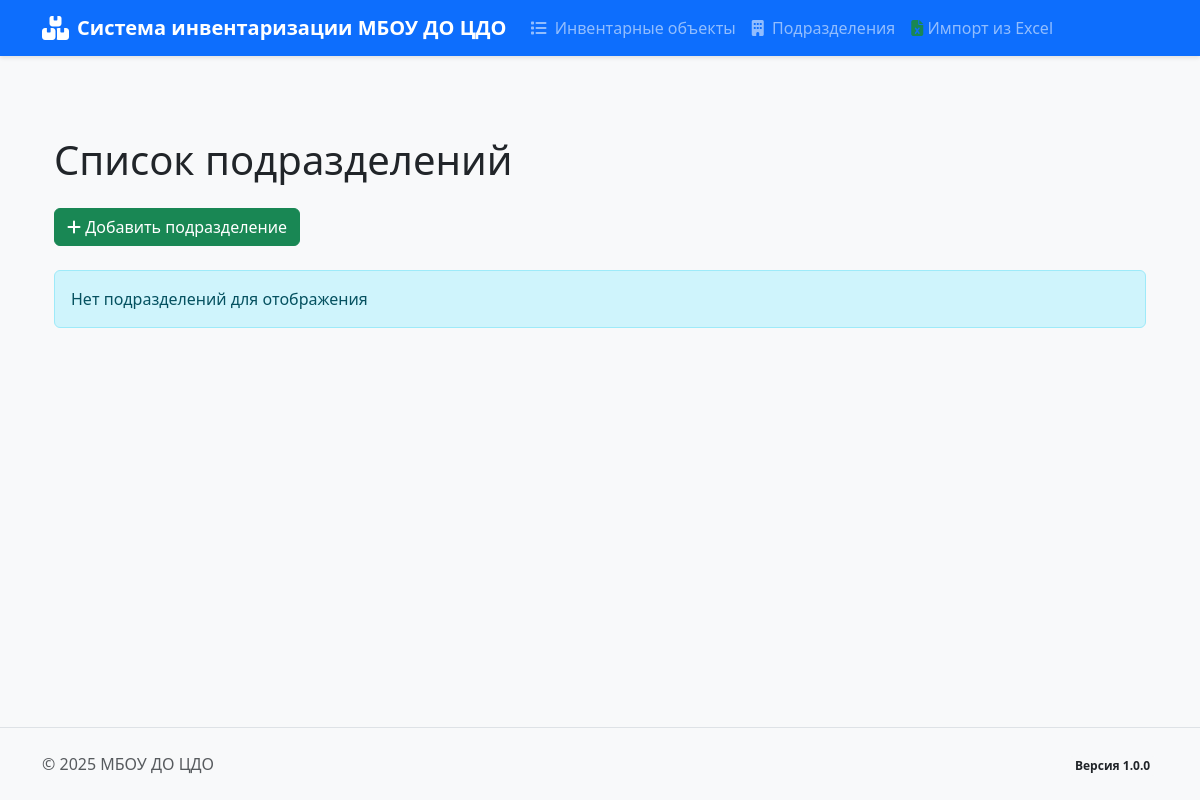
The app's page /bases/, older data.
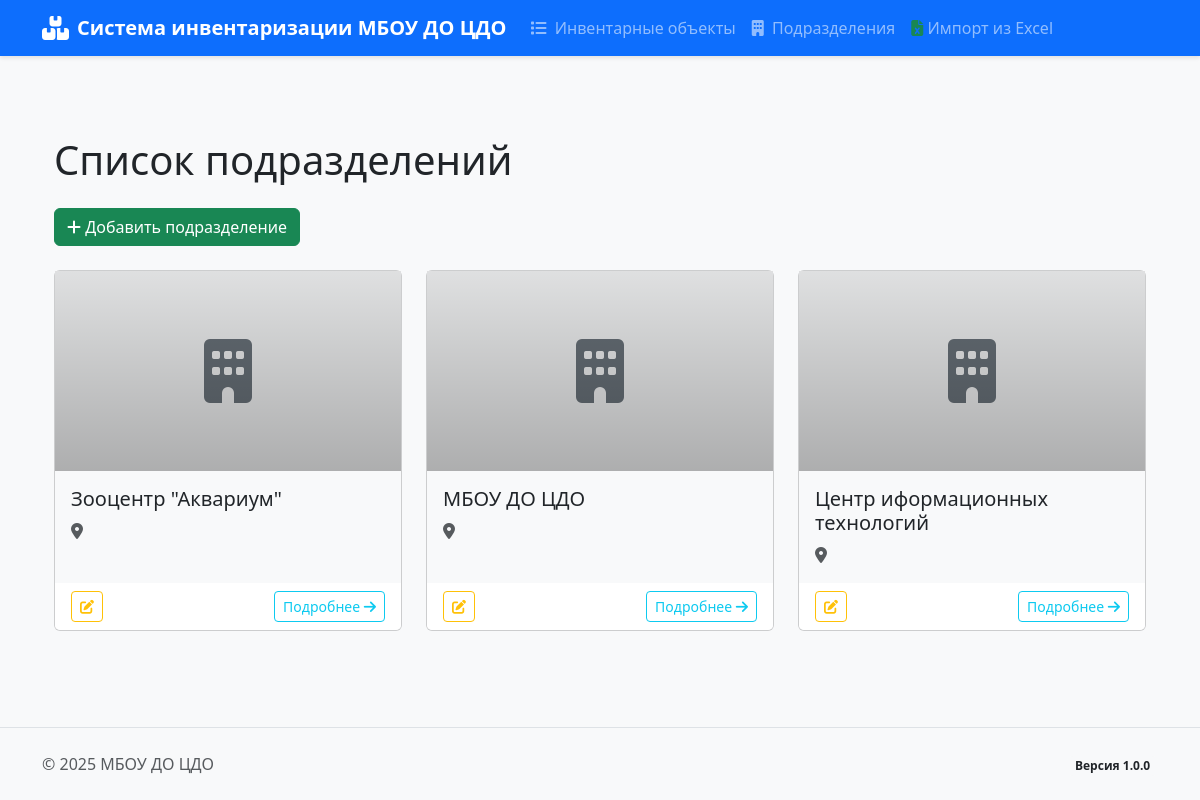
The same page, newer data.
### data/models.py (models this page shows, shortened)
class BaseInfo(models.Model):
    base_name = models.CharField(
        max_length=64,
        verbose_name="Название подразделения",
        unique=True,
    )
    base_address = models.CharField(
        max_length=255,
        verbose_name="Адрес подразделения",
    )
    logo = models.ImageField(
        upload_to='titles/',
        verbose_name="Логотип подразделения",
        blank=True,
        null=True,
    )
    class Meta:
        verbose_name = "Подразделение"
        verbose_name_plural = "Подразделения"

### data/views.py (the view)
# urls.py: path('bases/', BaseInfoListView.as_view(), name='baseinfo-list'),
class BaseInfoListView(ListView):
    model = BaseInfo
    template_name = 'baseinfo_list.html'
    context_object_name = 'bases'
    paginate_by = 10
    ordering = ['base_name']

### data/templates/baseinfo_list.html (shortened to what this page needs)
{% extends 'base.html' %}
{% block content %}
<div class="container mt-4">
    <h1 class="mb-4">Список подразделений</h1>
    <div class="mb-4">
        <a href="{% url 'baseinfo-create' %}" class="btn btn-success">
            <i class="fas fa-plus"></i> Добавить подразделение
        </a>
    </div>
    <div class="row">
        {% for base in bases %}
        <div class="col-md-4 mb-4">
            <div class="card h-100">
                <a href="{% url 'baseinfo-detail' base.pk %}" class="text-decoration-none text-dark">
    <div class="card-img-container" style="height: 200px; overflow: hidden;">
        {% if base.logo %}
            <img src="{{ base.logo.url }}"
                 class="card-img-top h-100 w-100"
                 alt="{{ base.base_name }}"
                 style="object-fit: cover;">
        {% else %}
            <div class="h-100 w-100 d-flex align-items-center justify-content-center bg-light">
                <i class="fas fa-building fa-4x text-secondary"></i>
            </div>
        {% endif %}
    </div>
</a>
       <div class="card-body">
                        <h5 class="card-title">{{ base.base_name }}</h5>
                        <p class="card-text">
                            <i class="fas fa-map-marker-alt text-muted"></i>
                        </p>
                    </div>
                <div class="card-footer bg-white border-top-0">
                    <div class="d-flex justify-content-between">
                        <div class="btn-group btn-group-sm">
                            <a href="{% url 'baseinfo-update' base.pk %}" class="btn btn-outline-warning" title="Редактировать">
                                <i class="fas fa-edit"></i>
                            </a>
                        </div>
                        <a href="{% url 'baseinfo-detail' base.pk %}" class="btn btn-sm btn-outline-info" title="Подробнее">
                            Подробнее <i class="fas fa-arrow-right"></i>
                        </a>
                    </div>
                </div>
            </div>
        </div>
        {% empty %}
        <div class="col-12">
            <div class="alert alert-info" role="alert">
                Нет подразделений для отображения
            </div>
        </div>
        {% endfor %}
    </div>
</div>
{% endblock %}

Row changes from the older to the newer data that the page shows:
added BaseInfo: base_name "Зооцентр \"Аквариум\""
added BaseInfo: base_name "МБОУ ДО ЦДО"
added BaseInfo: base_name "Центр иформационных технологий"
Text that changed along with them:
text no longer shown: "Нет подразделений для отображения"
